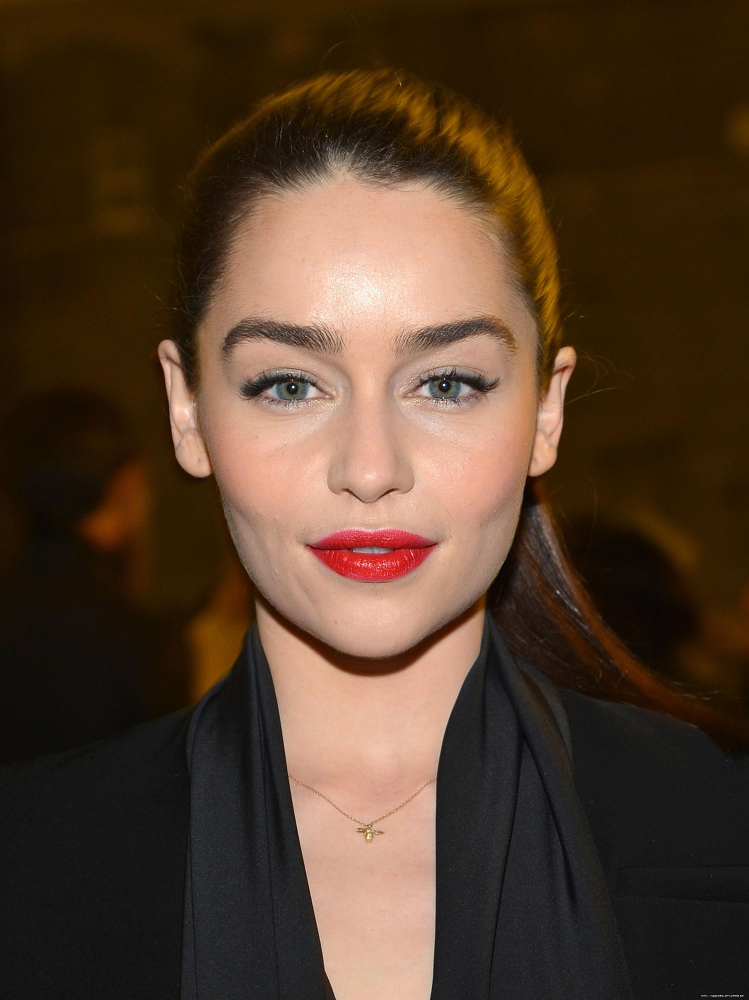
#> input picture input_data/47-472215_emilia-clarke-ultra-hd-wallpaper-front-emilia-clarke.jpg, 2246 x 3000 px, found by its file name (shown at 1/3 size)
$ jupyter execute --allow-errors patch_extraction.ipynb   (shell and % lines are left out)
#> lines starting #> are read from the running program, lines starting #| are printed output that depends on the picture
[cell 1]
#   Importing necessary Python libraries

import copy
import cv2
import dlib
import imageio
import numpy as np
import os
import sys
from os import listdir
from os.path import join, isfile, splitext
from scipy import misc
import matplotlib.pyplot as plt

[cell 2]
originalFile_Dir = "/MyDrive/Acne_Analyzer/input_data/47-472215_emilia-clarke-ultra-hd-wallpaper-front-emilia-clarke.jpg" # Location of the input image
                                                                                                                          # This image will come from the webcam of the mirror
                                                                                                                          # and will be fed to our model

croppedFaces_Dir = "/content/drive/MyDrive/Acne_Analyzer/data_patches" # Location to store the skin patch images. These will be used by pur model to detect acne
Eye_Cascade_Path = "/content/drive/MyDrive/TestingNewModel/nestle-acne-assessment/models/haarcascade_eye.xml" # For the detection of face and eyes
PREDICTOR_PATH = "/content/drive/MyDrive/TestingNewModel/nestle-acne-assessment/models/shape_predictor_68_face_landmarks.dat" # For the detection of facial landmarks

verb = True
width_ratio = 1.5 # controls the width of the forehead if One Eye model is used to infer the forehead
top_ratio = 1.5         # controls the height of the forehead if One Eye model is used to infer the forehead
down_ratio = 4.5        # controls how much we are going down from the detected eye's by the One Eye model
cheek_width_ratio = 2.8 # controls the width of the cheek skin patch if One Eye model is used
forehead_ratio = 0.3    # controls the height of forehead when facial landmark model is working

### Initialize the one-eye model and the landmark model

[cell 3]
ye_cascade = cv2.CascadeClassifier(Eye_Cascade_Path) # Initialize the Eye cascade model


# These are the default parameters for landmark model

SCALE_FACTOR = 1
FEATHER_AMOUNT = 11

FACE_POINTS = list(range(17, 68))
MOUTH_POINTS = list(range(48, 61))
RIGHT_BROW_POINTS = list(range(17, 22))
LEFT_BROW_POINTS = list(range(22, 27))
RIGHT_EYE_POINTS = list(range(36, 42))
LEFT_EYE_POINTS = list(range(42, 48))
NOSE_POINTS = list(range(27, 35))
JAW_POINTS = list(range(0, 17))


# Points used to line up the images.
ALIGN_POINTS = (LEFT_BROW_POINTS + RIGHT_EYE_POINTS + LEFT_EYE_POINTS +
                               RIGHT_BROW_POINTS + NOSE_POINTS + MOUTH_POINTS)

# Points from the second image to overlay on the first. The convex hull of each
# element will be overlaid.
# Do not need it since it is not an overlay problem
OVERLAY_POINTS = [
    LEFT_EYE_POINTS + RIGHT_EYE_POINTS + LEFT_BROW_POINTS + RIGHT_BROW_POINTS,
    NOSE_POINTS + MOUTH_POINTS,
]

# Amount of blur to use during colour correction, as a fraction of the
# pupillary distance.
#COLOUR_CORRECT_BLUR_FRAC = 0.6

#> (the rest of this cell did not finish here and is left out)

[cell 4]
#  Utility functions defined to use one-eye model and landmark model to extract skin patches

class TooManyFaces(Exception):
    pass

class NoFaces(Exception):
    pass

def get_landmarks(im):
    rects = detector(im, 1)

    if len(rects) > 1:
        raise TooManyFaces
    if len(rects) == 0:
        raise NoFaces

    return np.matrix([[p.x, p.y] for p in predictor(im, rects[0]).parts()])

# [10 lines left out: function annotate_landmarks, not called in this run]

def draw_convex_hull(im, points, color):
    points = cv2.convexHull(points)
    cv2.fillConvexPoly(im, points, color=color)

# [42 lines left out: functions get_face_mask, transformation_from_points, not called in this run]

def read_im_and_landmarks(fname):
    im = cv2.imread(fname, cv2.IMREAD_COLOR)
#> im is the input picture: shape (3000, 2246, 3); mean B, G, R 43.1, 60.5, 82.3
    im = cv2.resize(im, (im.shape[1] * SCALE_FACTOR,
                         im.shape[0] * SCALE_FACTOR))
    s = get_landmarks(im)

    return im, s

# [67 lines left out: functions warp_im, correct_colours, infer_cheek_region, detect_face_direction, extract_cheek_region, not called in this run]

[cell 5]
#   Work on image to extract skin patches

# Get the list of images in the directory of the original images

imagefile = originalFile_Dir
imageName =  splitext(os.path.basename(imagefile))[0]

face_detected = False
try:
    img, landmarks = read_im_and_landmarks(imagefile) # Try if landmark model works. If it works, image is already read into img
    face_detected = True
except:
    img = cv2.imread(imagefile) # if landmark model does not work, read the image
    face_detected = False
img_height, img_width = img.shape[0:2] #get the image height and width. Image data is in the format of [height, width, channel]
#> img_height = 3000; img_width = 2246
min_dim = min(img_height, img_width)
#> min_dim = 2246
min_face_size = min_dim * 0.2 # Specify the minimal face size. Heuristic.
#> min_face_size = 449.2
min_eye = min_face_size * 0.2 # specify the minimal eye size.
#> min_eye = 89.84
min_eye_area = min_eye ** 2 # specify the miniaml area of the eye. This is used screen detected eyes by the OneEye model.
#> min_eye_area = 8071.2
                            # Keep in mind, the One Eye model will identify whatever looks like an eye. We need to screen out
                            # those that are too small.

gray = cv2.cvtColor(img, cv2.COLOR_BGR2GRAY) #Convert image from BGR to GRAY. OpenCV reads images in as BGR. One Eye model
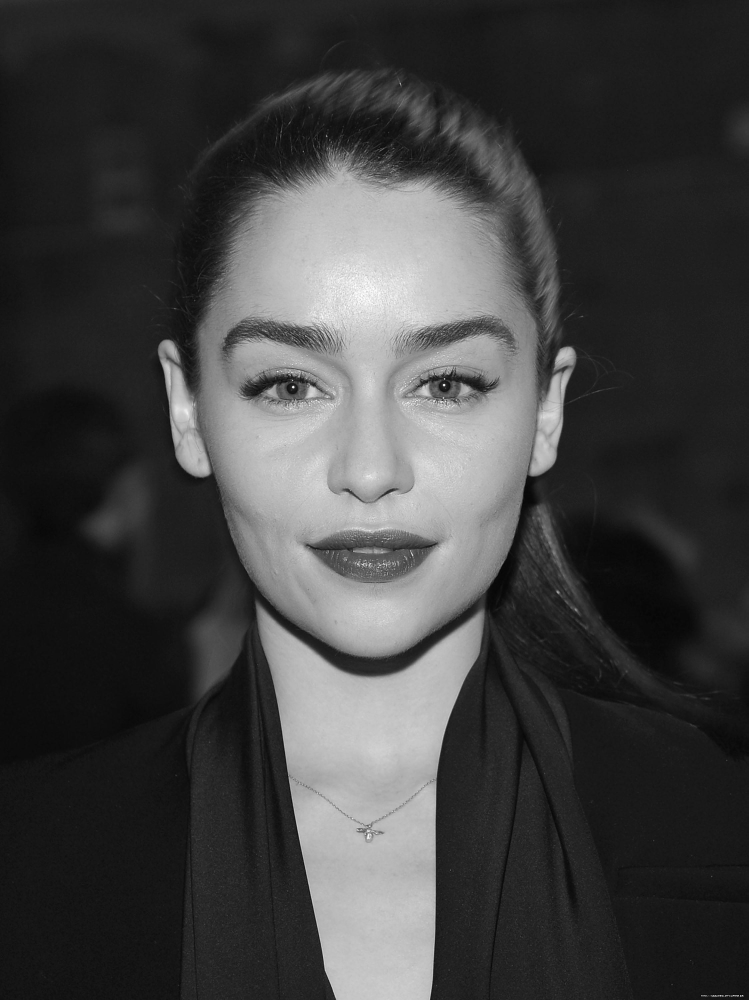
#> gray: shape (3000, 2246) (shown at 1/3 size); min 0, max 255, mean 65
                                              # works on gray scale images.

if face_detected: # if face is detected by landmark model
    mask = get_face_mask(img, landmarks)
    face_x_min = int(max(0, np.asarray(min(landmarks[:,0])).flatten()[0])) #Get the minimal value of the detected landmarks in x
    face_x_max = int(min(img_width, np.asarray(max(landmarks[:,0])).flatten()[0])) # Get the maximal value of the detected landmarks in x
    face_y_min = int(max(0, np.asarray(min(landmarks[:,1])).flatten()[0])) # Get the minimal value of the detected landmarks in y
    face_y_max = int(min(img_height, np.asarray(max(landmarks[:,1])).flatten()[0])) # Get the maximal value of the detected landmarks in y
    face_height = face_y_max - face_y_min # Get the height of face
    forehead_height = int(face_height * forehead_ratio) # Ideally, forehead height should be 1/2 of the height between eyebrow and bottom of chin
                                                        # We choose forehead_ratio = 0.3 to avoid hairs on the forehead.
    new_face_y_min = max(0, face_y_min - forehead_height) # new_face_y_min is the top edge of the forehead.
    right_brow_landmarks = landmarks[RIGHT_BROW_POINTS,:]
    left_brow_landmarks = landmarks[LEFT_BROW_POINTS,:]
    right_eye_landmarks = landmarks[RIGHT_EYE_POINTS,:]
    left_eye_landmarks = landmarks[LEFT_EYE_POINTS,:]
    mouse_landmarks = landmarks[MOUTH_POINTS,:]
    ########################
    # Get the forehead patch
    ########################
    [right_brow_min_x, left_brow_max_x] = \
        [max(0, np.min(np.array(right_brow_landmarks[:,0]))), min(img_width, np.max(np.array(left_brow_landmarks[:,0])))]
    brow_min_y = min(np.min(np.array(right_brow_landmarks[:,1])),np.min(np.array(left_brow_landmarks[:,1])))
    forehead_x_min = right_brow_min_x # forehead starts at the left landmark of the right eye brow
    forehead_x_max = left_brow_max_x
    forehead_y_min = max(0, brow_min_y - forehead_height)
    forehead_y_max = min(brow_min_y, forehead_y_min + forehead_height)
    forehead_region = img[forehead_y_min:forehead_y_max, forehead_x_min:forehead_x_max, :]
    forehead_file_name = join(croppedFaces_Dir, imageName+"_fh.jpg")
    # BGR image needs to be converted to RGB before saving as image file
    forehead_region = cv2.cvtColor(forehead_region, cv2.COLOR_BGR2RGB)
    imageio.imwrite(forehead_file_name, forehead_region)

    chin_x_min = np.max(np.array(right_eye_landmarks[:,0])) #In x direction, chin patch will be between the two most inner
                                                            #points of eyebrows
    chin_x_max = np.min(np.array(left_eye_landmarks[:,0]))
    chin_y_min = np.max(np.array(mouse_landmarks[:,1])) #In y direction, chin patch starts at the lowest point of mouse landmarks
    chin_y_max = face_y_max # In y direction, chin patch ends at the lowest point of face
    chin_region = img[chin_y_min:chin_y_max, chin_x_min:chin_x_max, :]
    chin_file_name = join(croppedFaces_Dir, imageName+"_chin.jpg")
    chin_region = cv2.cvtColor(chin_region, cv2.COLOR_BGR2RGB)
    imageio.imwrite(chin_file_name, chin_region)

    left_eye_width = np.max(np.array(left_eye_landmarks[:,0])) - np.min(np.array(left_eye_landmarks[:,0]))
    right_eye_width = np.max(np.array(right_eye_landmarks[:,0])) - np.min(np.array(right_eye_landmarks[:,0]))
    right_face = True
    left_face = True
    if float(right_eye_width) / float(left_eye_width) >= 1.15: # right eye is bigger than left eye, showing the right face
        left_face = False
    elif float(left_eye_width) / float(right_eye_width) >= 1.15: # left eye is bigger than right eye, showing the left face
        right_face = False

    if right_face:
        right_cheek_region = extract_cheek_region(face_x_min, face_x_max, face_y_max, right_eye_landmarks, "Right")
        cheek_region = img[right_cheek_region[1]:right_cheek_region[3], right_cheek_region[0]:right_cheek_region[2], :]
        cheek_file_name = join(croppedFaces_Dir, imageName+"_rc.jpg")
        cheek_region = cv2.cvtColor(cheek_region, cv2.COLOR_BGR2RGB)
        imageio.imwrite(cheek_file_name, cheek_region)
    if left_face:
        left_cheek_region = extract_cheek_region(face_x_min, face_x_max, face_y_max, left_eye_landmarks, "Left")
        cheek_region = img[left_cheek_region[1]:left_cheek_region[3], left_cheek_region[0]:left_cheek_region[2], :]
        cheek_file_name = join(croppedFaces_Dir, imageName+"_lc.jpg")
        cheek_region = cv2.cvtColor(cheek_region, cv2.COLOR_BGR2RGB)
        imageio.imwrite(cheek_file_name, cheek_region)
    # if verb == True, display the detected skin patches on the original image, using rectangle to highlight the skin patches
    if verb:
        img_tmp = img
        img_tmp = cv2.cvtColor(img_tmp, cv2.COLOR_BGR2RGB)
        cv2.rectangle(img_tmp, (forehead_x_min, forehead_y_min), (forehead_x_max, forehead_y_max), (0, 255, 0), 10)
        if right_face:
            cv2.rectangle(img_tmp, (right_cheek_region[0], right_cheek_region[1]), \
                          (right_cheek_region[2], right_cheek_region[3]), (255, 255, 0), 10)
        if left_face:
            cv2.rectangle(img_tmp, (left_cheek_region[0], left_cheek_region[1]), \
                          (left_cheek_region[2], left_cheek_region[3]), (255, 255, 0), 10)
        plt.imshow(img_tmp)

#> (the rest of this cell did not finish here and is left out)

[cell 6]
# Import modules
import matplotlib.pyplot as plt
import matplotlib.image as mpimg

img1 = mpimg.imread(r'C:\Users\Sana Shah\Desktop\Acne_Analyzer\data_patches\47-472215_emilia-clarke-ultra-hd-wallpaper-front-emilia-clarke_chin.jpg')
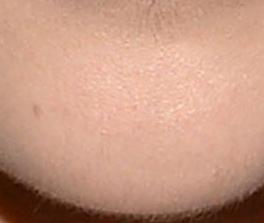
#> input picture data_patches/47-472215_emilia-clarke-ultra-hd-wallpaper-front-emilia-clarke_chin.jpg, 264 x 223 px, found by its file name
#> img1 is the input picture: shape (223, 264, 3); mean R, G, B 198.5, 152.5, 131.3
img2 = mpimg.imread(r'C:\Users\Sana Shah\Desktop\Acne_Analyzer\data_patches\47-472215_emilia-clarke-ultra-hd-wallpaper-front-emilia-clarke_fh.jpg')
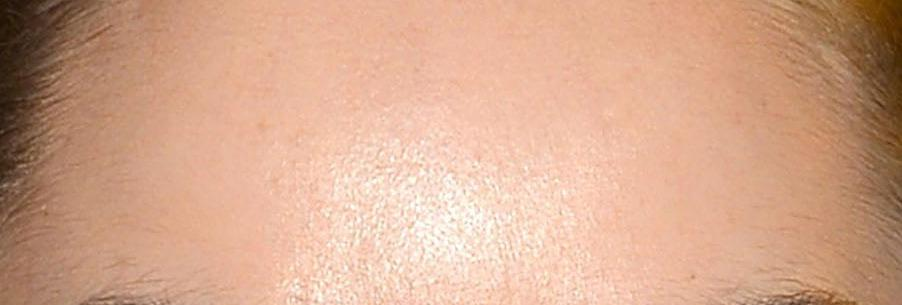
#> input picture data_patches/47-472215_emilia-clarke-ultra-hd-wallpaper-front-emilia-clarke_fh.jpg, 902 x 305 px, found by its file name
#> img2 is the input picture: shape (305, 902, 3); mean R, G, B 212.8, 167.6, 141.5
img3 = mpimg.imread(r'C:\Users\Sana Shah\Desktop\Acne_Analyzer\data_patches\47-472215_emilia-clarke-ultra-hd-wallpaper-front-emilia-clarke_lc.jpg')
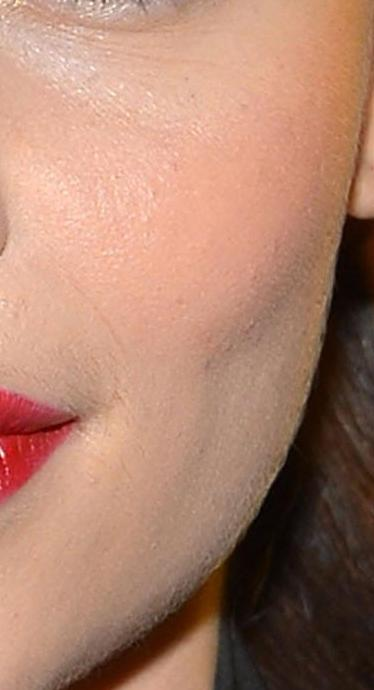
#> input picture data_patches/47-472215_emilia-clarke-ultra-hd-wallpaper-front-emilia-clarke_lc.jpg, 374 x 690 px, found by its file name
#> img3 is the input picture: shape (690, 374, 3); mean R, G, B 172.5, 129.2, 109.4
img4 = mpimg.imread(r'C:\Users\Sana Shah\Desktop\Acne_Analyzer\data_patches\47-472215_emilia-clarke-ultra-hd-wallpaper-front-emilia-clarke_rc.jpg')
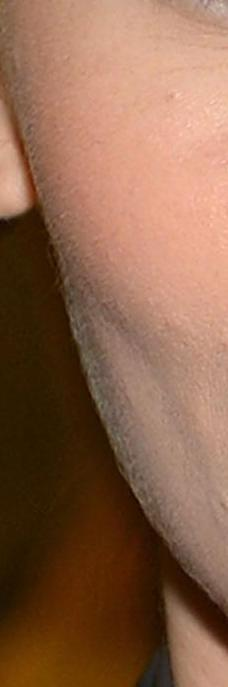
#> input picture data_patches/47-472215_emilia-clarke-ultra-hd-wallpaper-front-emilia-clarke_rc.jpg, 228 x 687 px, found by its file name
#> img4 is the input picture: shape (687, 228, 3); mean R, G, B 140.4, 100.3, 75.7

fig, ((ax1,ax2),(ax3,ax4)) = plt.subplots(nrows=2,ncols=2,figsize=(15,10))

ax1.imshow(img1)
ax1.set_title("Image")
ax2.imshow(img2)
ax2.set_title("Image 2")
ax3.imshow(img3)
ax3.set_title("Image 3")
ax4.imshow(img4)
ax4.set_title("Image 4")
